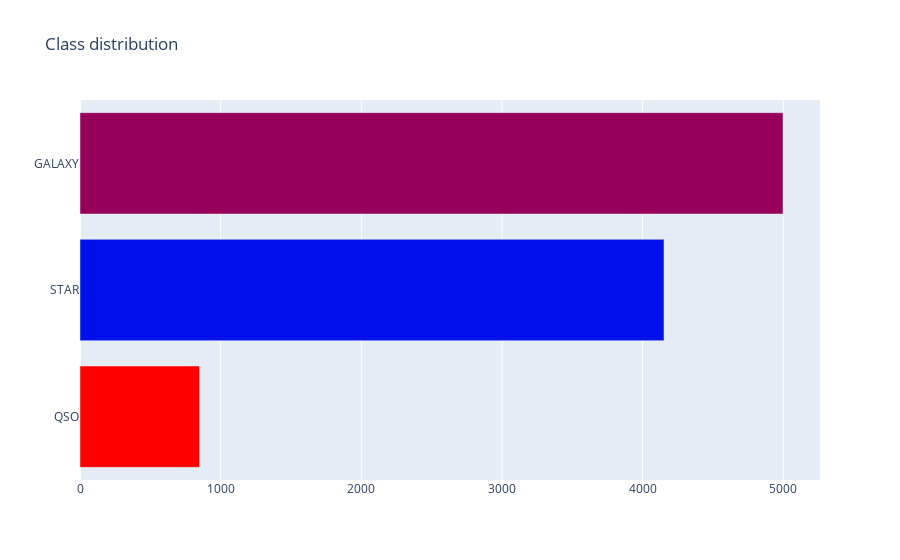

This figure's notebook cell:
### Code cell
# Antes do encoding, vamos plotar a distribuição da nossa variável dependente na base 

# O gráfico é iterativo, ao passar o mouse é possível ver a quantidade de observações de cada classe

cnt_srs = df_sky['outcome'].value_counts()
trace = go.Bar(
    y=cnt_srs.index[::-1],
    x=cnt_srs.values[::-1],
    orientation = 'h',
    marker=dict(
        color=cnt_srs.values[::-1],
        colorscale = 'rainbow',
        reversescale = True
    ),
)

layout = dict(
    title='Class distribution',
    )
data = [trace]
fig = go.Figure(data=data, layout=layout)
py.iplot(fig, filename="Ratings")

### Figure 1 — Plotly figure (JSON) as saved in the notebook; plotly's stock layout.template omitted (floating-point values rounded to 4 significant figures)
{"data": [{"marker": {"color": [850, 4152, 4998], "colorscale": [[0, "rgb(150,0,90)"], [0.125, "rgb(0,0,200)"], [0.25, "rgb(0,25,255)"], [0.375, "rgb(0,152,255)"], [0.5, "rgb(44,255,150)"], [0.625, "rgb(151,255,0)"], [0.75, "rgb(255,234,0)"], [0.875, "rgb(255,111,0)"], [1, "rgb(255,0,0)"]], "reversescale": true}, "orientation": "h", "type": "bar", "x": [850, 4152, 4998], "y": ["QSO", "STAR", "GALAXY"]}], "layout": {"title": {"text": "Class distribution"}}}
